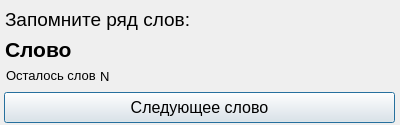
<?xml version="1.0" encoding="UTF-8"?>
<ui version="4.0">
 <class>RowofWords</class>
 <widget class="QDialog" name="RowofWords">
  <property name="geometry">
   <rect>
    <x>0</x>
    <y>0</y>
    <width>400</width>
    <height>125</height>
   </rect>
  </property>
  <property name="windowTitle">
   <string>Тест</string>
  </property>
  <widget class="QLabel" name="label">
   <property name="geometry">
    <rect>
     <x>5</x>
     <y>4</y>
     <width>191</width>
     <height>31</height>
    </rect>
   </property>
   <property name="font">
    <font>
     <pointsize>14</pointsize>
    </font>
   </property>
   <property name="text">
    <string>Запомните ряд слов:</string>
   </property>
  </widget>
  <widget class="QLabel" name="label_2">
   <property name="geometry">
    <rect>
     <x>5</x>
     <y>29</y>
     <width>391</width>
     <height>41</height>
    </rect>
   </property>
   <property name="font">
    <font>
     <pointsize>16</pointsize>
     <weight>75</weight>
     <bold>true</bold>
    </font>
   </property>
   <property name="text">
    <string>Слово</string>
   </property>
  </widget>
  <widget class="QLabel" name="label_3">
   <property name="geometry">
    <rect>
     <x>6</x>
     <y>65</y>
     <width>91</width>
     <height>21</height>
    </rect>
   </property>
   <property name="font">
    <font>
     <pointsize>10</pointsize>
    </font>
   </property>
   <property name="text">
    <string>Осталось слов:</string>
   </property>
  </widget>
  <widget class="QLabel" name="label_4">
   <property name="geometry">
    <rect>
     <x>100</x>
     <y>66</y>
     <width>51</width>
     <height>21</height>
    </rect>
   </property>
   <property name="font">
    <font>
     <pointsize>10</pointsize>
    </font>
   </property>
   <property name="text">
    <string>N</string>
   </property>
  </widget>
  <widget class="QPushButton" name="pushButton">
   <property name="geometry">
    <rect>
     <x>4</x>
     <y>92</y>
     <width>391</width>
     <height>31</height>
    </rect>
   </property>
   <property name="font">
    <font>
     <pointsize>12</pointsize>
    </font>
   </property>
   <property name="text">
    <string>Следующее слово</string>
   </property>
  </widget>
 </widget>
 <resources/>
 <connections/>
</ui>
